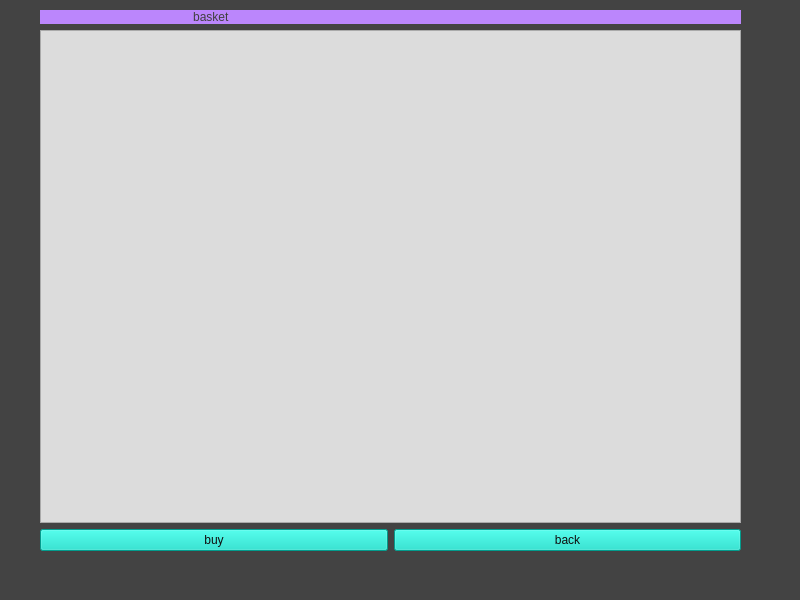
<?xml version="1.0" encoding="UTF-8"?>
<ui version="4.0">
 <class>basket</class>
 <widget class="QMainWindow" name="basket">
  <property name="geometry">
   <rect>
    <x>0</x>
    <y>0</y>
    <width>800</width>
    <height>600</height>
   </rect>
  </property>
  <property name="windowTitle">
   <string>MainWindow</string>
  </property>
  <property name="styleSheet">
   <string notr="true">background-color: rgb(67, 67, 67);</string>
  </property>
  <widget class="QWidget" name="centralwidget">
   <widget class="QWidget" name="layoutWidget">
    <property name="geometry">
     <rect>
      <x>40</x>
      <y>10</y>
      <width>701</width>
      <height>541</height>
     </rect>
    </property>
    <layout class="QVBoxLayout" name="verticalLayout">
     <item>
      <widget class="QLabel" name="label">
       <property name="styleSheet">
        <string notr="true">font: 75 14pt &quot;MS Shell Dlg 2&quot;;
color: rgb(64, 64, 64);
background-color: rgb(187, 134, 252);</string>
       </property>
       <property name="text">
        <string>                                              basket</string>
       </property>
      </widget>
     </item>
     <item>
      <widget class="QPlainTextEdit" name="plainTextEdit">
       <property name="styleSheet">
        <string notr="true">font: 75 14pt &quot;Arial&quot;;
background-color: rgb(220, 220, 220);
color: rgb(0, 0, 0);</string>
       </property>
       <property name="readOnly">
        <bool>true</bool>
       </property>
      </widget>
     </item>
     <item>
      <layout class="QHBoxLayout" name="horizontalLayout">
       <item>
        <widget class="QPushButton" name="pushButton_buy">
         <property name="styleSheet">
          <string notr="true">background-color: rgb(3, 218, 197);
font: 75 14pt &quot;Arial&quot;;
color: rgb(15, 15, 15);</string>
         </property>
         <property name="text">
          <string>buy</string>
         </property>
        </widget>
       </item>
       <item>
        <widget class="QPushButton" name="pushButton_back">
         <property name="styleSheet">
          <string notr="true">background-color: rgb(3, 218, 197);
font: 75 14pt &quot;Arial&quot;;
color: rgb(15, 15, 15);</string>
         </property>
         <property name="text">
          <string>back</string>
         </property>
        </widget>
       </item>
      </layout>
     </item>
    </layout>
   </widget>
  </widget>
  <widget class="QMenuBar" name="menubar">
   <property name="geometry">
    <rect>
     <x>0</x>
     <y>0</y>
     <width>800</width>
     <height>25</height>
    </rect>
   </property>
  </widget>
  <widget class="QStatusBar" name="statusbar"/>
 </widget>
 <resources/>
 <connections/>
</ui>
